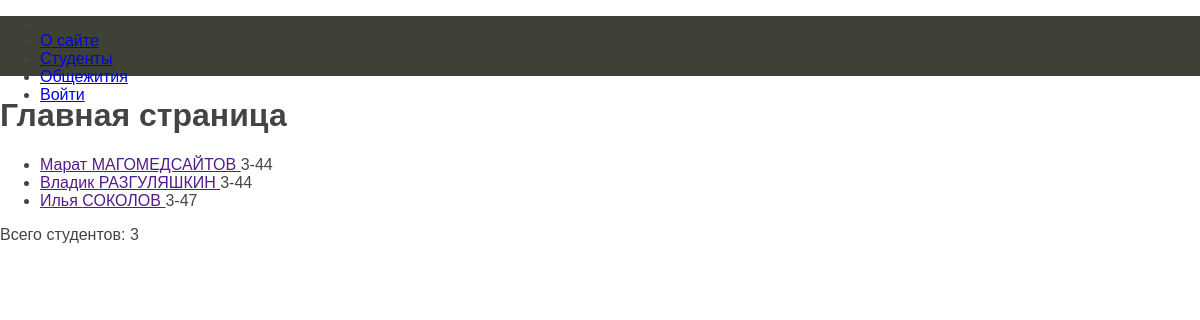
The page / on the database its author committed.
### students/models.py (models this page shows)
class Student(models.Model):
    objects = None
    first_name = models.CharField(verbose_name='Имя', max_length=50)
    last_name = models.CharField(verbose_name='Фамилия', max_length=50)
    middle_name = models.CharField(verbose_name='Отчество', max_length=50)
    curs = models.IntegerField(verbose_name='Курс', )
    group = models.ForeignKey('Group', on_delete=models.CASCADE, verbose_name='Группа', null=True)
    record_book = models.IntegerField(verbose_name='Номер зачетной книжки', )
    birth_date = models.DateField(verbose_name='Дата рождения', default=date(2000, 1, 1))
    class Meta:
        verbose_name = 'Студент'
        verbose_name_plural = 'Студенты'
        ordering = ['last_name', 'first_name']

class Group(models.Model):
    name = models.CharField(verbose_name='Группа', max_length=5)
    course = models.CharField(verbose_name='Курс', max_length=2)
    enrollment_year = models.IntegerField(verbose_name='Год зачисления')
    class Meta:
        verbose_name = 'Группа'
        verbose_name_plural = 'Группы'
    def __str__(self):
        return f'{self.course}-{self.name}'

### students/views.py (the view)
# urls.py: path('', index, name='home'),
def index(request):
    students = Student.objects.all()
    context = {
        'students': students,
        'menu': menu,
        'title': 'Главная страница'
    }
    return render(request, 'students/index.html', context=context)

### students/templates/students/index.html
{% extends 'students/base.html' %} {% block content %}
    <h1>{{ title }}</h1>
    <ul>
         {% for st in students %}
 <li>
 <a href="{{ st.get_absolute_url }}">
 {{ st.first_name }}
 {{ st.last_name | upper }}
 </a>
 {{ st.group }}
 </li>
{% endfor %}
    </ul>
    <p> Всего студентов: {{ students | length }}</p>
{% endblock %}

### students/templates/students/base.html (shortened to what this page needs)
<!DOCTYPE html>
<html>
<head>
</head>
<body>
  {% load static %} {% block mainmenu %}
  <link
    type="text/css"
    href="{% static 'agents/css/styles.css' %}"
    rel="stylesheet"
  />
  <div class="header">
    <ul id="mainmenu" class="mainmenu">
      {% for m in menu %}
      <li><a href="{% url m.url_name %}">{{ m.title }}</a></li>
      {% endfor %}
    </ul>
  </div>
  {% endblock mainmenu %} {% block content %} {% endblock content %}
</body>
</html>

### students/static/students/css/styles.css (style rules this page uses)
body { font-family: 'Arial'; margin: 0; padding: 0; height: 100%; width: 100%; color: #444; }
.header { background: #3F4137; height: 60px; }

### rows shown on the page
Student: first_name "Марат", last_name "МАГОМЕДСАЙТОВ", group "3-44"
Student: first_name "Владик", last_name "РАЗГУЛЯШКИН", group "3-44"
Student: first_name "Илья", last_name "СОКОЛОВ", group "3-47"

### other values the page prints
{{ m.title }} "О сайте" "Студенты" "Общежития" "Войти"
{{ title }} "Главная страница"
{{ students | length }} "3"
